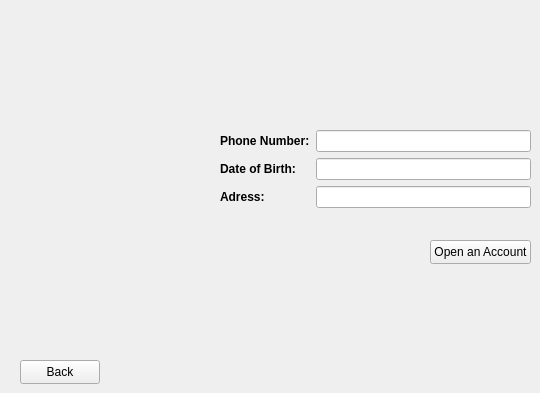
    <widget class="QWidget" name="B2__2NewAccount">
     <attribute name="title">
      <string>New Account</string>
     </attribute>
     <widget class="QPushButton" name="pushB2__2_back">
      <property name="geometry">
       <rect>
        <x>20</x>
        <y>360</y>
        <width>80</width>
        <height>24</height>
       </rect>
      </property>
      <property name="text">
       <string>Back</string>
      </property>
     </widget>
     <widget class="QPushButton" name="pushB2__2_openAnAccount">
      <property name="geometry">
       <rect>
        <x>430</x>
        <y>240</y>
        <width>101</width>
        <height>24</height>
       </rect>
      </property>
      <property name="text">
       <string>Open an Account</string>
      </property>
     </widget>
     <widget class="QWidget" name="layoutWidget">
      <property name="geometry">
       <rect>
        <x>220</x>
        <y>130</y>
        <width>311</width>
        <height>91</height>
       </rect>
      </property>
      <layout class="QFormLayout" name="formLayout_3">
       <item row="0" column="0">
        <widget class="QLabel" name="labelB2__2_phoneNumber">
         <property name="text">
          <string>&lt;html&gt;&lt;head/&gt;&lt;body&gt;&lt;p&gt;&lt;span style=&quot; font-weight:700;&quot;&gt;Phone Number:&lt;/span&gt;&lt;/p&gt;&lt;/body&gt;&lt;/html&gt;</string>
         </property>
        </widget>
       </item>
       <item row="0" column="1">
        <widget class="QLineEdit" name="lineEditB2__2_phoneNumber"/>
       </item>
       <item row="1" column="0">
        <widget class="QLabel" name="labelB2__2_dateOfBirth">
         <property name="text">
          <string>&lt;html&gt;&lt;head/&gt;&lt;body&gt;&lt;p&gt;&lt;span style=&quot; font-weight:700;&quot;&gt;Date of Birth:&lt;/span&gt;&lt;/p&gt;&lt;/body&gt;&lt;/html&gt;</string>
         </property>
        </widget>
       </item>
       <item row="1" column="1">
        <widget class="QLineEdit" name="lineEditB2__2_dateOfBirth"/>
       </item>
       <item row="2" column="0">
        <widget class="QLabel" name="labelB2__2_adress">
         <property name="text">
          <string>&lt;html&gt;&lt;head/&gt;&lt;body&gt;&lt;p&gt;&lt;span style=&quot; font-weight:700;&quot;&gt;Adress:&lt;/span&gt;&lt;/p&gt;&lt;/body&gt;&lt;/html&gt;</string>
         </property>
        </widget>
       </item>
       <item row="2" column="1">
        <widget class="QLineEdit" name="lineEditB2__2_adress"/>
       </item>
      </layout>
     </widget>
    </widget>
